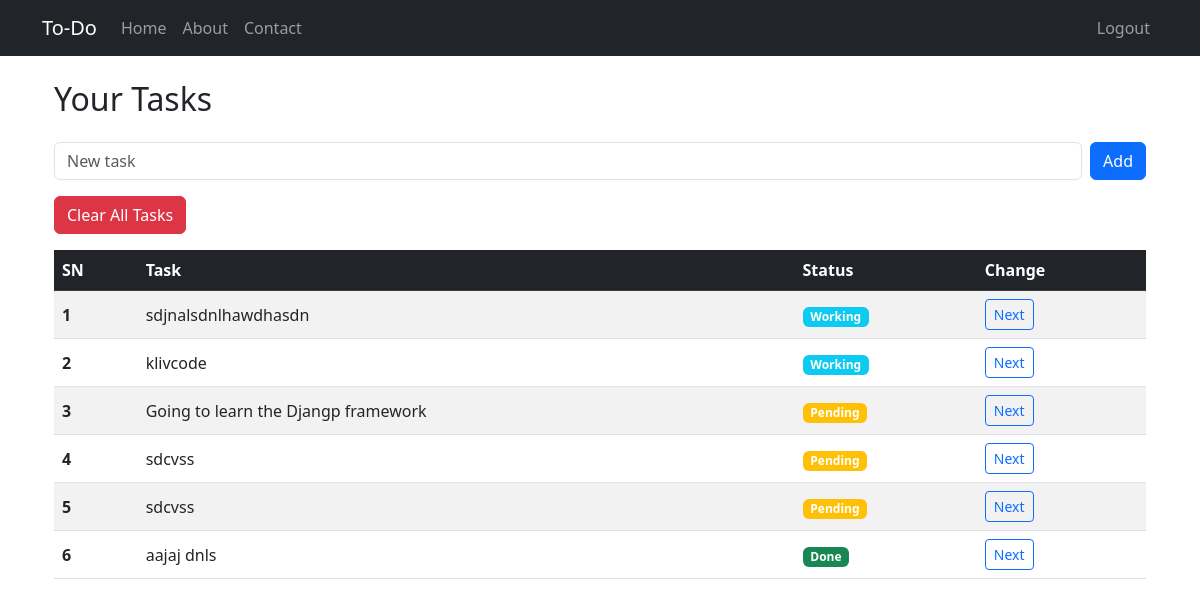
Page /tasks/ (signed in) on the committed database.
### app/models.py (models this page shows)
class Task(db.Model):
    id=db.Column(db.Integer, primary_key=True)
    title=db.Column(db.String(100), nullable=False)
    status=db.Column(db.String(20), default='Pending')

### app/routes/tasks.py (the view)
@tasks_bp.route('/')
def view_tasks():
    if 'user' not in session:
        return redirect(url_for('auth.login'))
    tasks = Task.query.all()  # Use .all() not .query_all()
    return render_template('tasks.html', tasks=tasks)

### app/templates/tasks.html (shortened to what this page needs)
{% extends 'base.html' %}
{% block content %}
<div class="container mt-4">
    <h2 class="mb-4">Your Tasks</h2>
    <form class="d-flex mb-3" action="{{ url_for('tasks.add_task') }}" method="POST" novalidate>
        <input type="text" name="title" class="form-control me-2" placeholder="New task" required>
        <button class="btn btn-primary" type="submit">Add</button>
    </form>
    {% if tasks %}
    <form action="{{ url_for('tasks.clear_tasks') }}" method="POST" class="mb-3">
        <button type="submit" class="btn btn-danger">Clear All Tasks</button>
    </form>
    <div class="table-responsive">
        <table class="table table-striped table-hover align-middle">
            <thead class="table-dark">
                <tr>
                    <th scope="col">SN</th>
                    <th scope="col">Task</th>
                    <th scope="col">Status</th>
                    <th scope="col">Change</th>
                </tr>
            </thead>
            <tbody>
                {% for task in tasks %}
                <tr>
                    <th scope="row">{{ loop.index }}</th>
                    <td>{{ task.title }}</td>
                    <td>
                        <span class="badge
                          {% if task.status == 'Pending' %}bg-warning
                          {% elif task.status == 'Working' %}bg-info
                          {% elif task.status == 'Done' %}bg-success
                          {% else %}bg-secondary
                          {% endif %}">
                            {{ task.status }}
                        </span>
                    </td>
                    <td>
                        <form method="POST" action="{{ url_for('tasks.toggle_status', task_id=task.id) }}">
                            <button class="btn btn-sm btn-outline-primary" type="submit">Next</button>
                        </form>
                    </td>
                </tr>
                {% endfor %}
            </tbody>
        </table>
    </div>
    {% else %}
    <div class="alert alert-info" role="alert">
        No tasks yet. Add one above!
    </div>
    {% endif %}
</div>
{% endblock %}

### app/templates/base.html (shortened to what this page needs)
<!DOCTYPE html>
<html lang="en">
<head>
    <link href="https://cdn.jsdelivr.net/npm/bootstrap@5.3.0/dist/css/bootstrap.min.css" rel="stylesheet">
</head>
<body>
<nav class="navbar navbar-expand-lg navbar-dark bg-dark">
  <div class="container">
    <a class="navbar-brand" href="{{ url_for('tasks.view_tasks') }}">To-Do</a>
    <div class="collapse navbar-collapse" id="navbarContent">
      <ul class="navbar-nav me-auto mb-2 mb-lg-0">
        <li class="nav-item">
          <a class="nav-link" href="{{ url_for('tasks.view_tasks') }}">Home</a>
        </li>
        <li class="nav-item">
          <a class="nav-link" href="">About</a>
        </li>
        <li class="nav-item">
          <a class="nav-link" href="">Contact</a>
        </li>
      </ul>
      <ul class="navbar-nav ms-auto mb-2 mb-lg-0">
        {% if 'user' in session %}
        <li class="nav-item">
          <a class="nav-link" href="{{ url_for('auth.logout') }}">Logout</a>
        </li>
        {% else %}
        <li class="nav-item">
          <a class="nav-link" href="{{ url_for('auth.login') }}">Login</a>
        </li>
        {% endif %}
      </ul>
    </div>
  </div>
</nav>
<div class="container">
    {% block content %}{% endblock %}
</div>
</body>
</html>

### rows in the picture
Task: title "sdjnalsdnlhawdhasdn", status "Working"
Task: title "klivcode", status "Working"
Task: title "Going to learn the Djangp framework", status "Pending"
Task: title "sdcvss", status "Pending"
Task: title "sdcvss", status "Pending"
Task: title "aajaj dnls", status "Done"
